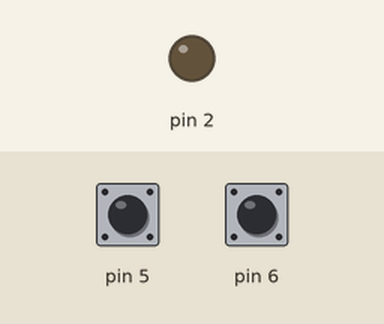
Simulated run of this sketch. Board: Arduino Uno, built with avr-gcc and run on an emulated ATmega328P. Parts: output pins drawn as LEDs (lit = HIGH). The inputs (shaded band) are chosen by the test bench; at power-on: pin 6 HIGH, pin 5 HIGH.

Above: at 1.2 s.
1.3 s: pin 6 pulled LOW for 0.15 s
At 2.0 s:
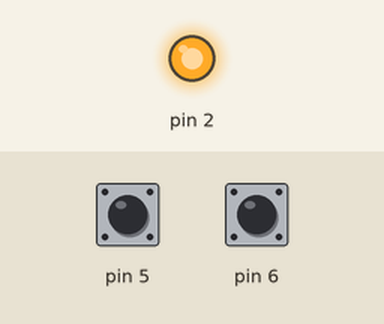
2.9 s: pin 5 pulled LOW for 0.15 s
At 3.2 s:
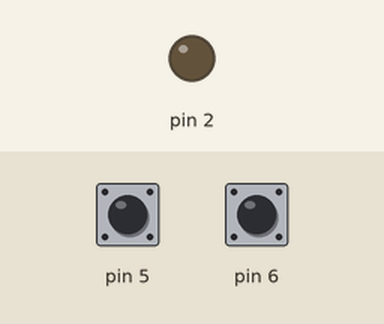
4.5 s: pin 6 pulled LOW for 1 s
At 5.6 s:
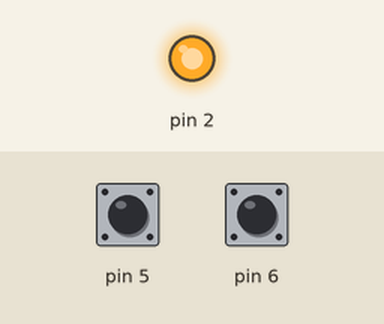
Timing chart, 0 to 7.5 s (numbered marks = the images above; inputs shaded):
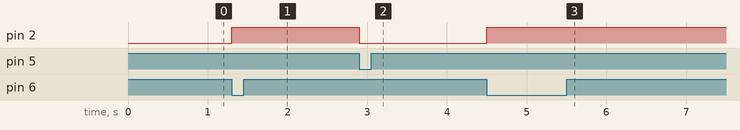

The sketch:

Atividade_1.ino
```cpp
//Vinicius A. L. Montuani, Pietro
void setup()
{
  pinMode(2, OUTPUT);
  pinMode(6, INPUT_PULLUP);
  pinMode(5, INPUT_PULLUP);
}

void loop()
{
  if(digitalRead(6) == LOW) {
    digitalWrite(2, HIGH);
  }

  else if (digitalRead(5) == LOW) {
    digitalWrite (2, LOW);

  }
}
```

Measured:
- after the input at 1.3 s, pin 2: LOW → HIGH at once
- after the input at 2.9 s, pin 2: HIGH → LOW at once
- after the input at 4.5 s, pin 2: LOW → HIGH at once
